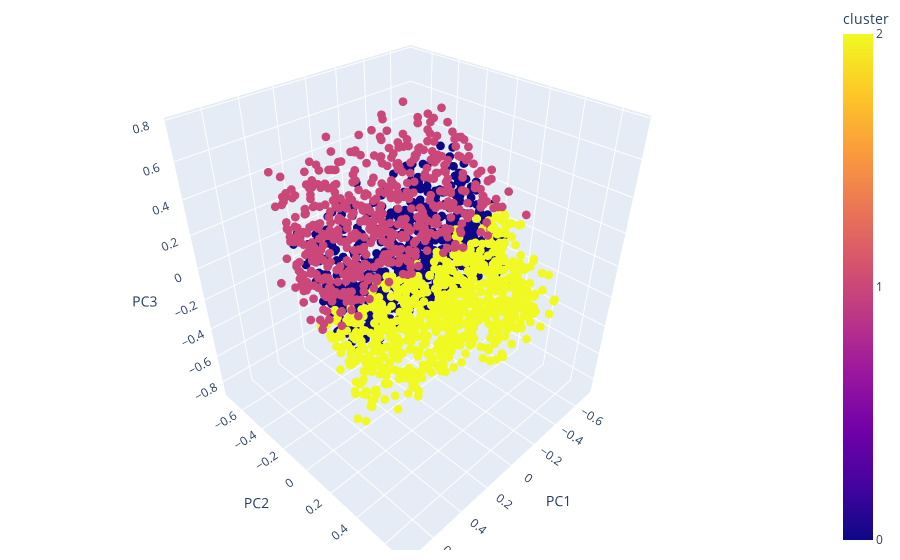

The code cell stored with this chart in its notebook:
### Code cell
fig = px.scatter_3d(
    df,
    x='PC1',
    y='PC2',
    z='PC3',
    hover_data='cluster',
    color='cluster',
    title='3D Scatter Plot of Dataset with PCA'
)

fig.update_traces(marker_size=3)
fig.update_layout(margin=dict(l=0, r=0, b=10, t=0))
fig.update_coloraxes(colorbar_tickvals=df['cluster'].unique())
fig.show()

### Figure 1 — Plotly figure (JSON) as saved in the notebook; plotly's stock layout.template omitted (floating-point values rounded to 4 significant figures; data arrays with more than 128 entries replaced by an {"elided": "..."} marker saying what was removed)
{"data": [{"customdata": {"elided": "2239x1 int values"}, "hovertemplate": "PC1=%{x}<br>PC2=%{y}<br>PC3=%{z}<br>cluster=%{marker.color}<extra></extra>", "legendgroup": "", "marker": {"color": {"elided": "2239 int values"}, "coloraxis": "coloraxis", "size": 3, "symbol": "circle"}, "mode": "markers", "name": "", "scene": "scene", "showlegend": false, "type": "scatter3d", "x": {"elided": "2239 float values"}, "y": {"elided": "2239 float values"}, "z": {"elided": "2239 float values"}}], "layout": {"coloraxis": {"colorbar": {"tickvals": [2, 0, 1], "title": {"text": "cluster"}}, "colorscale": [[0, "#0d0887"], [0.1111, "#46039f"], [0.2222, "#7201a8"], [0.3333, "#9c179e"], [0.4444, "#bd3786"], [0.5556, "#d8576b"], [0.6667, "#ed7953"], [0.7778, "#fb9f3a"], [0.8889, "#fdca26"], [1, "#f0f921"]]}, "legend": {"tracegroupgap": 0}, "margin": {"b": 10, "l": 0, "r": 0, "t": 0}, "scene": {"domain": {"x": [0, 1], "y": [0, 1]}, "xaxis": {"title": {"text": "PC1"}}, "yaxis": {"title": {"text": "PC2"}}, "zaxis": {"title": {"text": "PC3"}}}, "title": {"text": "3D Scatter Plot of Dataset with PCA"}}}
